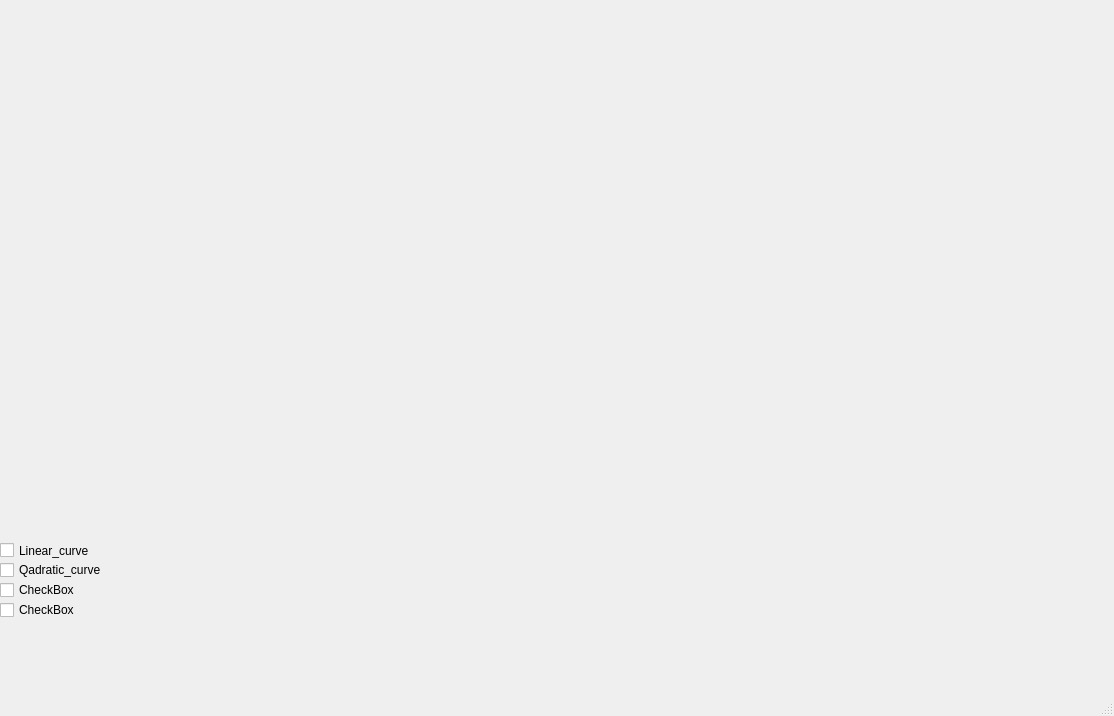
<?xml version="1.0" encoding="UTF-8"?>
<ui version="4.0">
 <class>MainWindow</class>
 <widget class="QMainWindow" name="MainWindow">
  <property name="geometry">
   <rect>
    <x>0</x>
    <y>0</y>
    <width>1114</width>
    <height>716</height>
   </rect>
  </property>
  <property name="windowTitle">
   <string>MainWindow</string>
  </property>
  <widget class="QWidget" name="centralwidget">
   <widget class="QWidget" name="widget" native="true">
    <property name="geometry">
     <rect>
      <x>0</x>
      <y>0</y>
      <width>1111</width>
      <height>531</height>
     </rect>
    </property>
   </widget>
   <widget class="QCheckBox" name="Linear_curve">
    <property name="geometry">
     <rect>
      <x>0</x>
      <y>540</y>
      <width>101</width>
      <height>21</height>
     </rect>
    </property>
    <property name="text">
     <string>Linear_curve</string>
    </property>
   </widget>
   <widget class="QCheckBox" name="Qadratic_curve">
    <property name="geometry">
     <rect>
      <x>0</x>
      <y>580</y>
      <width>85</width>
      <height>20</height>
     </rect>
    </property>
    <property name="text">
     <string>CheckBox</string>
    </property>
   </widget>
   <widget class="QCheckBox" name="checkBox_3">
    <property name="geometry">
     <rect>
      <x>0</x>
      <y>560</y>
      <width>121</width>
      <height>20</height>
     </rect>
    </property>
    <property name="text">
     <string>Qadratic_curve</string>
    </property>
   </widget>
   <widget class="QCheckBox" name="checkBox_4">
    <property name="geometry">
     <rect>
      <x>0</x>
      <y>600</y>
      <width>85</width>
      <height>20</height>
     </rect>
    </property>
    <property name="text">
     <string>CheckBox</string>
    </property>
   </widget>
  </widget>
  <widget class="QMenuBar" name="menubar">
   <property name="geometry">
    <rect>
     <x>0</x>
     <y>0</y>
     <width>1114</width>
     <height>37</height>
    </rect>
   </property>
  </widget>
  <widget class="QStatusBar" name="statusbar"/>
 </widget>
 <resources/>
 <connections/>
</ui>
